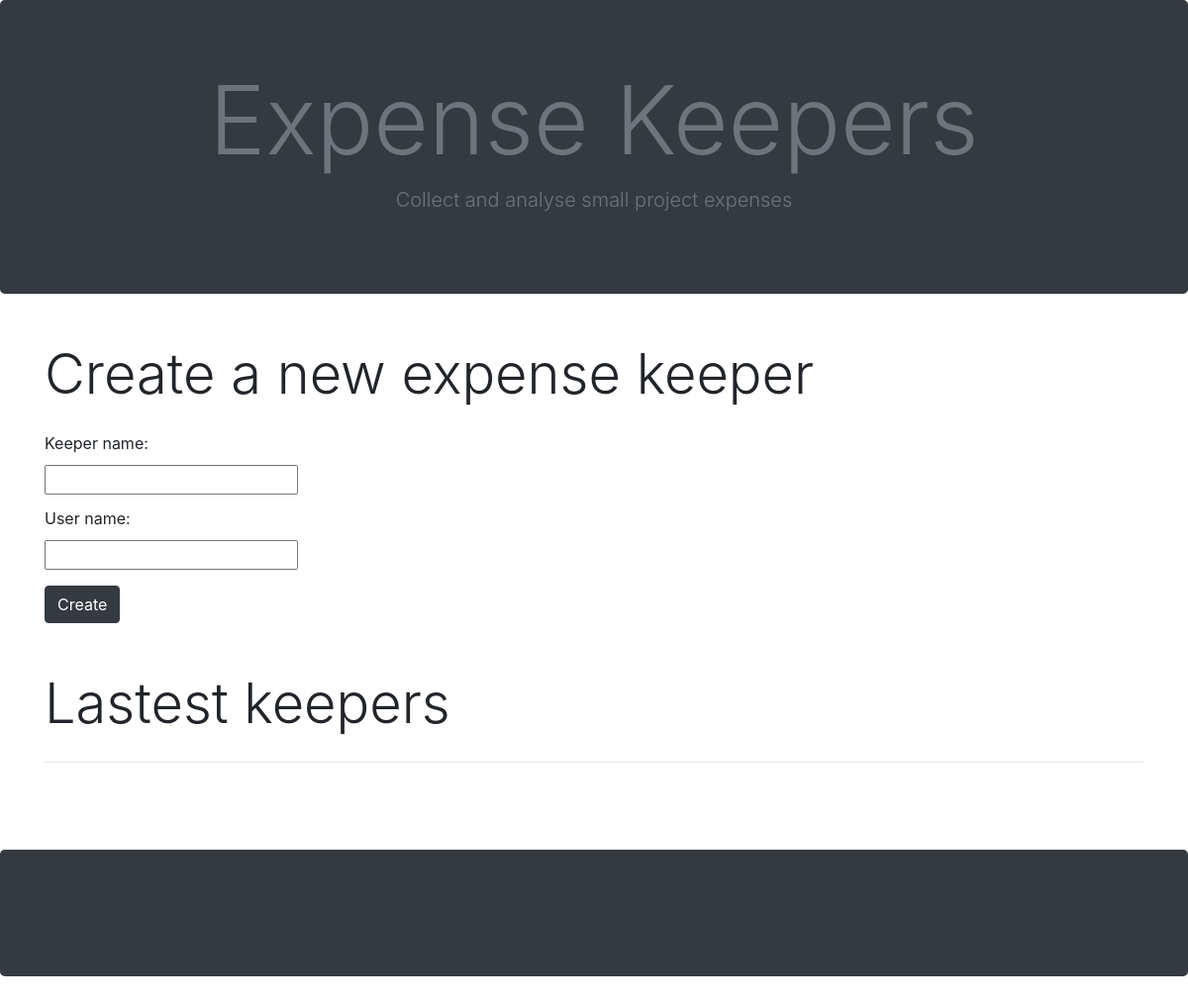
The app's page /, older data.
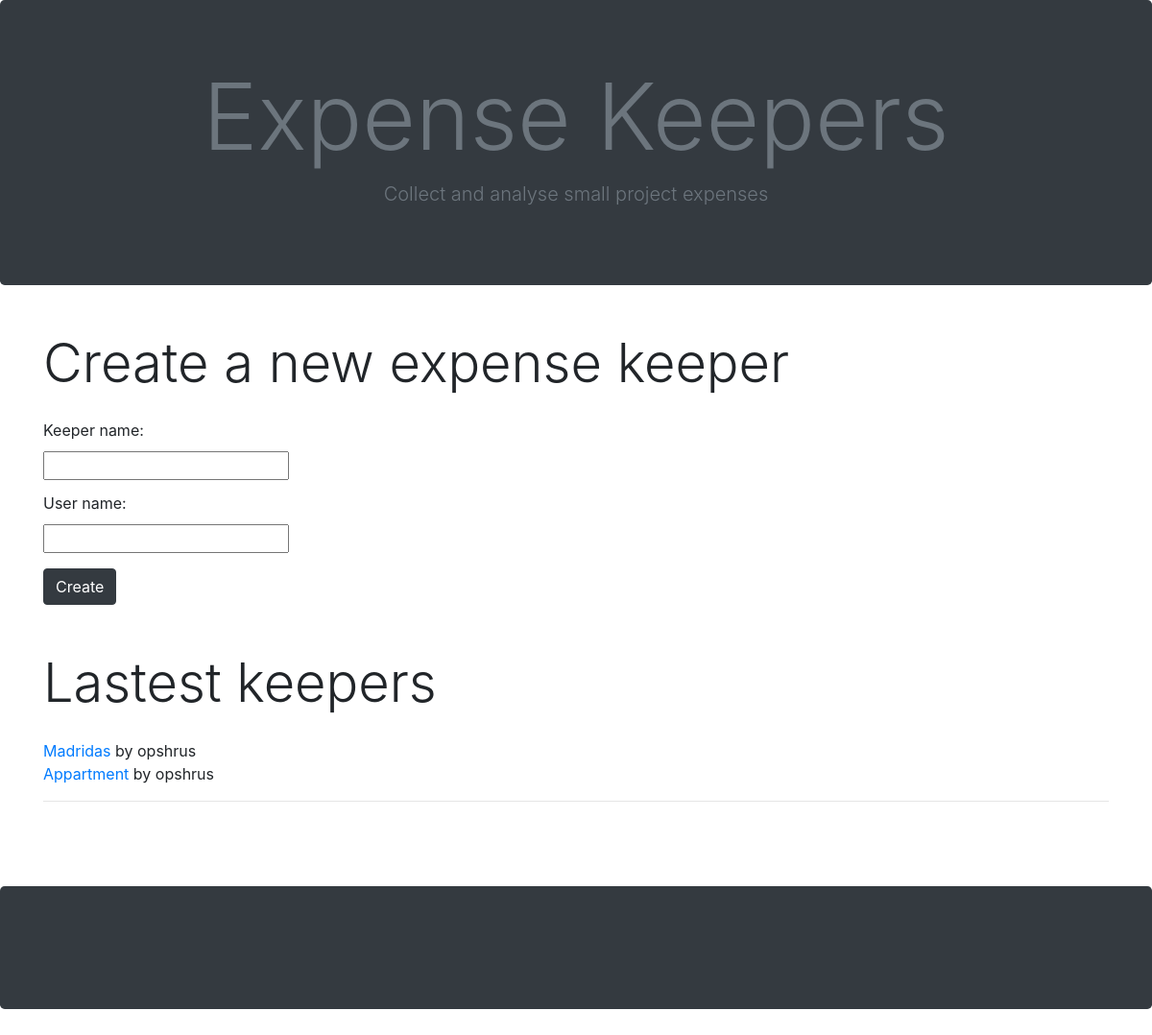
The same page, newer data.
### islaidos_app/models.py (models this page shows)
class Keeper(models.Model):
    keeper_name = models.CharField(max_length=50, default=None)
    user_name = models.CharField(max_length=50, default=None)

### islaidos_app/views.py (the view)
# urls.py: 2. Add a URL to urlpatterns:  path('', views.home, name='home')
def home(request):
    keepers = Keeper.objects.all()
    if request.method == 'POST':
        form = KeeperForm(request.POST)
        if form.is_valid():
            new_keeper = form.save()
            return redirect(f'/keepers/{new_keeper.id}/')
    else:
        form = KeeperForm()
    return render(request, 'home.html', {'keepers':keepers, 'form':form})

### islaidos_app/forms.py
class KeeperForm(forms.ModelForm):
    class Meta:
        model = Keeper
        fields = ['keeper_name', 'user_name']

### islaidos_app/templates/home.html (shortened to what this page needs)
{% extends 'base.html' %}
{% block content %}
<div class="display-4 mb-4">
    Create a new expense keeper
</div>
<form method="POST">
    <div class="form-group">
        {{ form }}
    </div>
    <button type="submit" class="btn btn-dark mb-5">Create</button>
</form>
<div class="display-4 mb-4">
    Lastest keepers
</div>
{% if keepers %}
{% for keeper in keepers %}
<div><a href="{% url 'viewKeeper' keeper.id %}">{{keeper.keeper_name}}</a> by {{keeper.user_name}}</div>
{% endfor %}
{% endif %}
<hr>
<br>
<br>
<br>
{% endblock %}

### templates/base.html (shortened to what this page needs)
<!doctype html>
<html lang="en">
<head>
    <link rel="stylesheet" href="/static/css/styles.css">
    <link rel="stylesheet" href="https://stackpath.bootstrapcdn.com/bootstrap/4.1.3/css/bootstrap.min.css"
>
</head>
<body>
<div class="jumbotron bg-dark text-muted text-center mb-5">
    <div class="container">
        <h1 class="display-1">
                {% if '/keepers/' in request.path %}
                {{keeper.keeper_name}}
                {% else %}
                Expense Keepers
                {% endif %}
        </h1>
        <p class="lead">
            <a style="color: inherit; text-decoration:none;" href="/">
                Collect and analyse small project expenses
            </a>
        </p>
    </div>
</div>
<div class="container">
    {% block content %}
    {% endblock %}
</div>
<footer>
    <div class="jumbotron bg-dark text-muted text-center mb-5"></div>
</footer>
</body>
</html>

### static/css/styles.css (style rules this page uses)
.container .form-group { width: 20% }
.container .form-group label { display: block; margin-bottom: 10px; }
.container .form-group input { display: block; margin-bottom: 12px; }

Row changes from the older to the newer data that the page shows:
added Keeper: keeper_name "Madridas", user_name "opshrus"
added Keeper: keeper_name "Appartment", user_name "opshrus"
